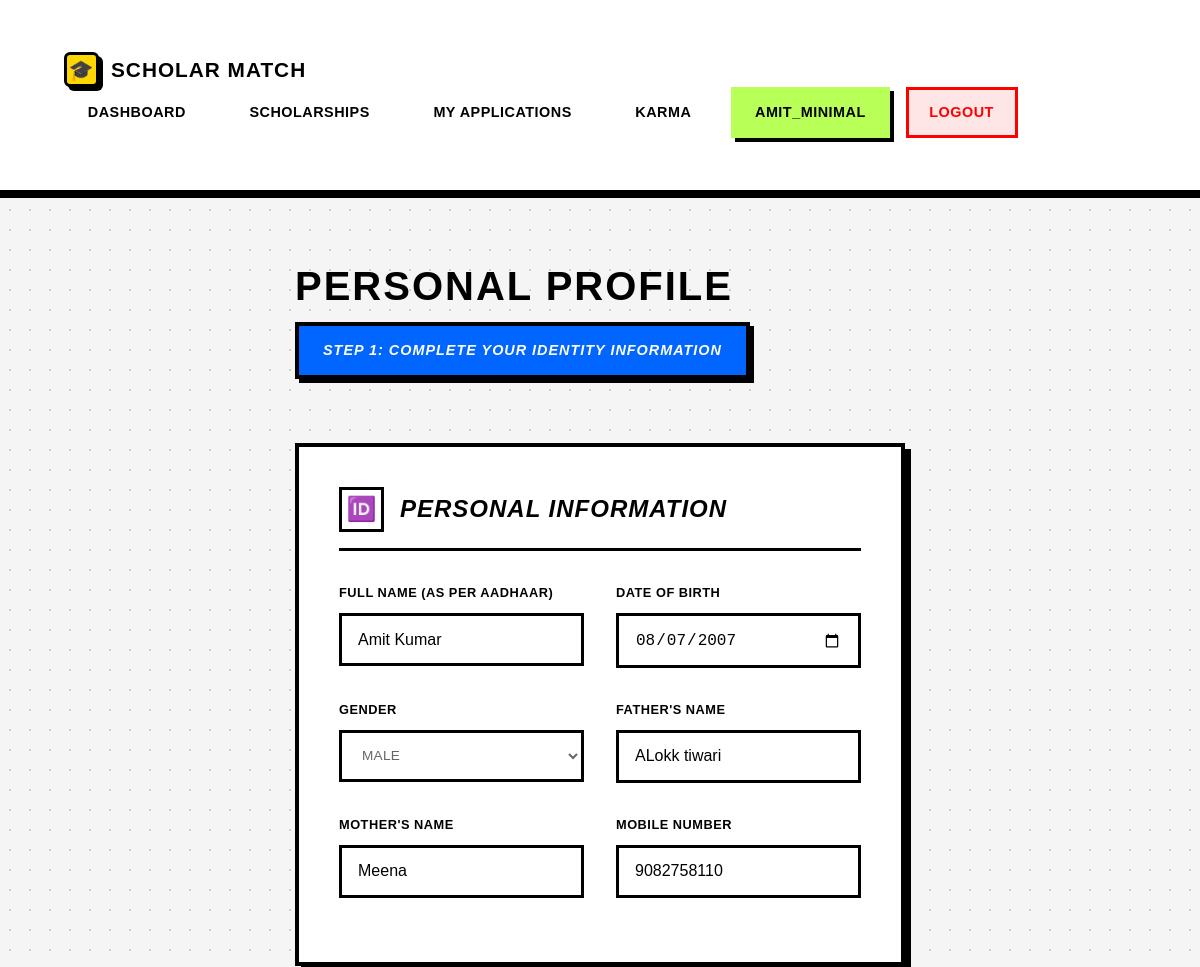
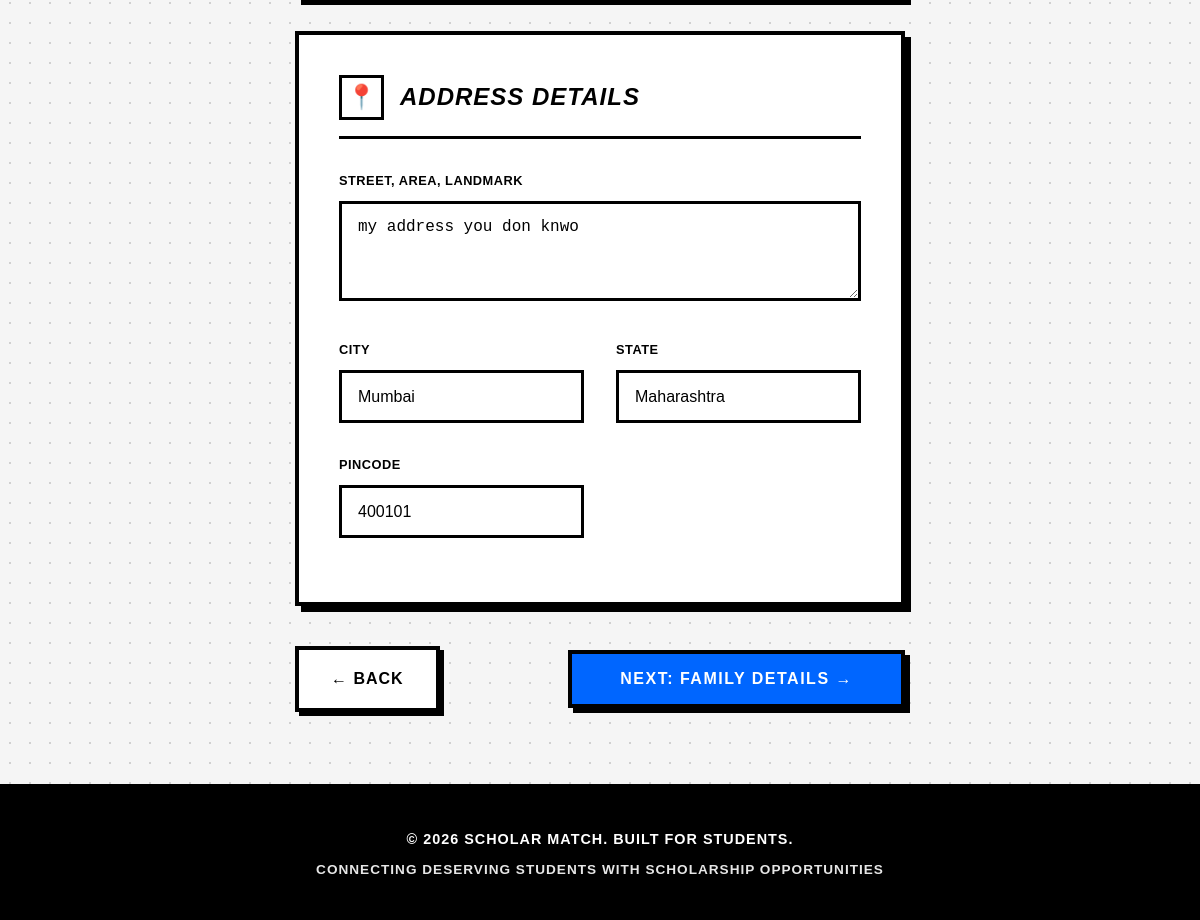
Screenshot of /accounts/otr/step2/ (signed in) with the database file from the repository (2 pictures, top to bottom).
### users/models.py (models this page shows, shortened)
class User(AbstractUser):
    is_student = models.BooleanField(default=True)
    is_moderator = models.BooleanField(default=False)
    is_organization = models.BooleanField(default=False)

class StudentProfile(models.Model):
    user = models.OneToOneField(User, on_delete=models.CASCADE, primary_key=True)
    full_name = models.CharField(max_length=150)
    dob = models.DateField(null=True, blank=True, verbose_name="Date of Birth")
    gender = models.CharField(max_length=10, choices=[('Male', 'Male'), ('Female', 'Female'), ('Other', 'Other')], blank=True)
    father_name = models.CharField(max_length=150, blank=True)
    mother_name = models.CharField(max_length=150, blank=True)
    annual_income = models.DecimalField(max_digits=10, decimal_places=2, null=True, blank=True)
    caste_category = models.CharField(max_length=50, choices=[
        ('General', 'General'),
        ('OBC', 'OBC'),
        ('SC', 'SC'),
        ('ST', 'ST'),
        ('EWS', 'EWS')
    ], blank=True)
    is_disabled = models.BooleanField(default=False, verbose_name="Person with Disability")
    phone = models.CharField(max_length=15, blank=True)
    address = models.TextField(blank=True)
    pin_code = models.CharField(max_length=10, blank=True)
    city = models.CharField(max_length=100, blank=True)
    state = models.CharField(max_length=100, blank=True)
    aadhaar_number = models.CharField(max_length=12, blank=True, unique=True, null=True, help_text="12-digit Aadhaar number")
    bank_account_number = models.CharField(max_length=20, blank=True)
    bank_ifsc_code = models.CharField(max_length=11, blank=True, verbose_name="IFSC Code")
    bank_name = models.CharField(max_length=100, blank=True)
    otr_completed = models.BooleanField(default=False, help_text="Has student completed OTR?")
    otr_step = models.IntegerField(default=1, help_text="Current OTR step (1-7)")
    profile_completion = models.IntegerField(default=0, help_text="Profile completion percentage")
    total_karma_points = models.IntegerField(default=0, help_text="Total karma points balance")
    karma_rank = models.IntegerField(null=True, blank=True, help_text="Rank on leaderboard")
    verified_scholar_badge = models.BooleanField(default=False, help_text="Has purchased verified scholar badge")
    created_at = models.DateTimeField(auto_now_add=True)

### users/otr_views.py (the view)
# urls.py: path('otr/step2/', otr_views.otr_step2, name='otr_step2'),
@login_required
def otr_step2(request):
    profile = request.user.studentprofile
    if request.method == 'POST':
        form = OTRStep2Form(request.POST, instance=profile)
        if form.is_valid():
            form.save()
            profile.otr_step = 3
            profile.profile_completion = 20
            profile.save()
            messages.success(request, 'Basic information saved successfully!')
            return redirect('otr_step3')
    else:
        form = OTRStep2Form(instance=profile)
    return render(request, 'users/otr/step2_basic_info.html', {
        'form': form,
        'profile': profile,
        'step': 2
    })

### users/forms.py
class OTRStep2Form(forms.ModelForm):
    class Meta:
        model = StudentProfile
        fields = ['full_name', 'dob', 'gender', 'phone', 'father_name', 'mother_name',
                  'address', 'city', 'state', 'pin_code']
        widgets = {
            'dob': forms.DateInput(attrs={'type': 'date'}),
            'address': forms.Textarea(attrs={'rows': 3}),
        }

### users/templates/users/otr/step2_basic_info.html (shortened to what this page needs)
{% extends 'base.html' %}
{% block content %}
<div class="otr-page-container">
    <main class="otr-main-content">
        <div class="page-header">
            <h1 class="page-title">Personal Profile</h1>
            <div class="step-indicator">
                <div class="step-indicator-text">Step 1: Complete Your Identity Information</div>
            </div>
        </div>
        <form method="post" enctype="multipart/form-data">
            <div class="form-section">
                <div class="section-header">
                    <div class="section-icon">🆔</div>
                    <h3 class="section-title">Personal Information</h3>
                </div>
                <div class="form-grid">
                    <div class="form-group">
                        <label for="{{ form.full_name.id_for_label }}">Full Name (As Per Aadhaar)</label>
                        {{ form.full_name }}
                    </div>
                    <div class="form-group">
                        <label for="{{ form.dob.id_for_label }}">Date of Birth</label>
                        {{ form.dob }}
                    </div>
                    <div class="form-group">
                        <label for="{{ form.gender.id_for_label }}">Gender</label>
                        {{ form.gender }}
                    </div>
                    <div class="form-group">
                        <label for="{{ form.father_name.id_for_label }}">Father's Name</label>
                        {{ form.father_name }}
                    </div>
                    <div class="form-group">
                        <label for="{{ form.mother_name.id_for_label }}">Mother's Name</label>
                        {{ form.mother_name }}
                    </div>
                    <div class="form-group">
                        <label for="{{ form.phone.id_for_label }}">Mobile Number</label>
                        {{ form.phone }}
                    </div>
                </div>
            </div>
            <div class="form-section">
                <div class="section-header">
                    <div class="section-icon">📍</div>
                    <h3 class="section-title">Address Details</h3>
                </div>
                <div class="form-grid">
                    <div class="form-group form-grid-full">
                        <label for="{{ form.address.id_for_label }}">Street, Area, Landmark</label>
                        {{ form.address }}
                    </div>
                    <div class="form-group">
                        <label for="{{ form.city.id_for_label }}">City</label>
                        {{ form.city }}
                    </div>
                    <div class="form-group">
                        <label for="{{ form.state.id_for_label }}">State</label>
                        {{ form.state }}
                    </div>
                    <div class="form-group">
                        <label for="{{ form.pin_code.id_for_label }}">Pincode</label>
                        {{ form.pin_code }}
                    </div>
                </div>
            </div>
            <div class="button-group">
                <a href="{% url 'otr_welcome' %}" class="btn-back">← Back</a>
                <button type="submit" class="btn-next">Next: Family Details →</button>
            </div>
        </form>
    </main>
</div>
{% endblock %}

### templates/base.html (shortened to what this page needs)
<!DOCTYPE html>
<html lang="en">
<head>
</head>
<body>
    <nav>
        <div class="container">
            <a href="/" class="logo">
                <div class="logo-icon">🎓</div>
                <span>Scholar Match</span>
            </a>
            <ul>
                {% if user.is_authenticated %}
                {% if user.is_student %}
                <li><a href="{% url 'student_dashboard' %}">Dashboard</a></li>
                <li><a href="{% url 'scholarships:scholarship_list' %}">Scholarships</a></li>
                <li><a href="{% url 'applications:my_applications' %}">My Applications</a></li>
                <li><a href="{% url 'karma:karma_dashboard' %}">Karma</a></li>
                {% elif user.is_organization %}
                <li><a href="{% url 'funder_portal:funder_dashboard' %}">Dashboard</a></li>
                <li><a href="{% url 'funder_portal:create_scholarship' %}">Create Scholarship</a></li>
                <li><a href="{% url 'funder_portal:view_applications' %}">Applications</a></li>
                {% elif user.is_moderator %}
                <li><a href="{% url 'moderator_dashboard' %}">Dashboard</a></li>
                <li><a href="{% url 'moderator_add_scholarship' %}">Add Scholarship</a></li>
                <li><a href="{% url 'karma:moderator_overview' %}">Karma Review</a></li>
                {% endif %}
                <li>
                    <span class="user-info">{{ user.username }}</span>
                </li>
                <li><a href="{% url 'logout' %}" class="logout-btn">Logout</a></li>
                {% else %}
                <li><a href="{% url 'login' %}">Login</a></li>
                {% endif %}
            </ul>
        </div>
    </nav>
    <div class="container">
        {% block content %}
        {% endblock %}
    </div>
    <footer>
        <p>&copy; 2026 Scholar Match. Built for Students.</p>
        <p style="margin-top: 0.5rem; font-size: 0.85rem; opacity: 0.9;">Connecting Deserving Students with Scholarship
            Opportunities</p>
    </footer>
</body>
</html>

### templates/base.html (style rules this page uses)
* { margin: 0; padding: 0; box-sizing: border-box; }
:root { --primary-yellow: #FFD700; --neon-green: #B8FF57; --bright-blue: #0066FF; --black: #000000; --white: #FFFFFF; --light-gray: #f5f5f5; --text-gray: #666666; --border-black: #000000; --shadow-black: #000000; --bright-red: #FF0000; --bright-green: #00CC00; --bright-purple: #B8A4FF; --bright-orange: #FFA04A; }
body { font-family: 'Arial', 'Helvetica Neue', sans-serif; background: var(--light-gray); background-image: radial-gradient(circle, #d0d0d0 1px, transparent 1px); background-size: 20px 20px; color: var(--black); line-height: 1.6; min-height: 100vh; display: flex; flex-direction: column; }
nav { background: var(--white); border-bottom: 4px solid var(--black); padding: 0.75rem 2rem; box-shadow: 0 4px 0 var(--black); position: sticky; top: 0; z-index: 1000; }
nav .container { max-width: 1400px; margin: 0 auto; display: flex; justify-content: space-between; align-items: center; flex-wrap: wrap; }
nav .logo { color: var(--black); font-size: 1.3rem; font-weight: 900; text-decoration: none; display: flex; align-items: center; gap: 0.75rem; transition: all 0.2s ease; text-transform: uppercase; letter-spacing: 1px; font-family: 'Arial Black', sans-serif; }
nav .logo-icon { width: 35px; height: 35px; background: var(--primary-yellow); border: 3px solid var(--black); border-radius: 6px; display: flex; align-items: center; justify-content: center; font-size: 20px; box-shadow: 4px 4px 0 var(--black); }
nav ul { list-style: none; display: flex; gap: 1rem; align-items: center; flex-wrap: wrap; }
nav ul li a, nav ul li .user-info { color: var(--black); text-decoration: none; padding: 0.7rem 1.3rem; border-radius: 0; transition: all 0.2s ease; font-weight: 700; font-size: 0.9rem; display: block; text-transform: uppercase; letter-spacing: 0.5px; border: 3px solid transparent; }
nav .user-info { background: var(--neon-green); border: 3px solid var(--black); color: var(--black); padding: 0.7rem 1.5rem; font-weight: 900; box-shadow: 4px 4px 0 var(--black); font-family: 'Arial Black', sans-serif; }
nav .logout-btn { background: #FFE6E6; border: 3px solid var(--bright-red); color: var(--bright-red); font-weight: 900; }
.container { max-width: 1400px; margin: 0 auto; padding: 2.5rem 2rem; flex: 1; }
.form-group { margin-bottom: 1.5rem; }
.form-group label { display: block; margin-bottom: 0.5rem; color: var(--black); font-weight: 700; text-transform: uppercase; font-size: 0.85rem; letter-spacing: 0.5px; }
footer { background: var(--black); color: var(--white); text-align: center; padding: 2.5rem 2rem; margin-top: auto; border-top: 4px solid var(--black); }
footer p { font-weight: 700; text-transform: uppercase; letter-spacing: 1px; font-size: 0.9rem; }

### rows the page displays
User: username "AMIT_MINIMAL"
StudentProfile: full_name "Amit Kumar", dob "08/07/2007", gender "Male", father_name "ALokk tiwari", mother_name "Meena", phone "9082758110", address "my address you don knwo", city "Mumbai", state "Maharashtra", pin_code "400101"
